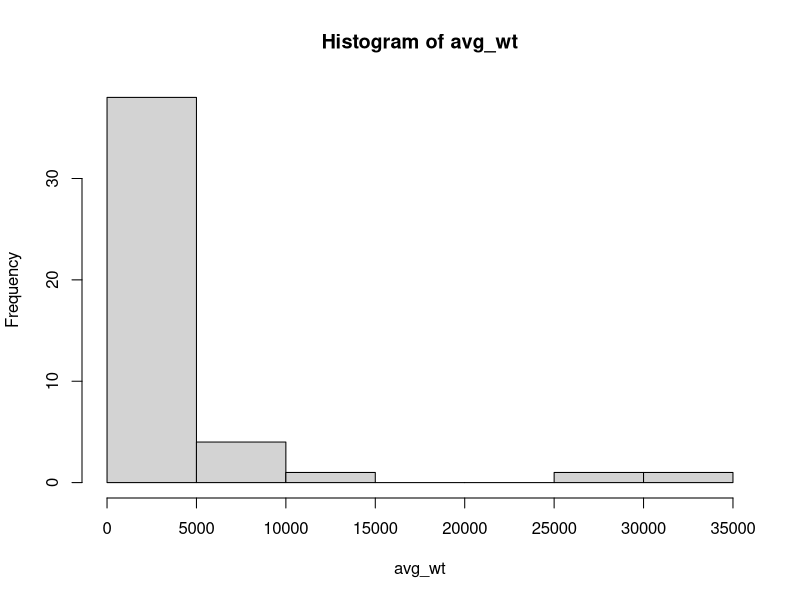
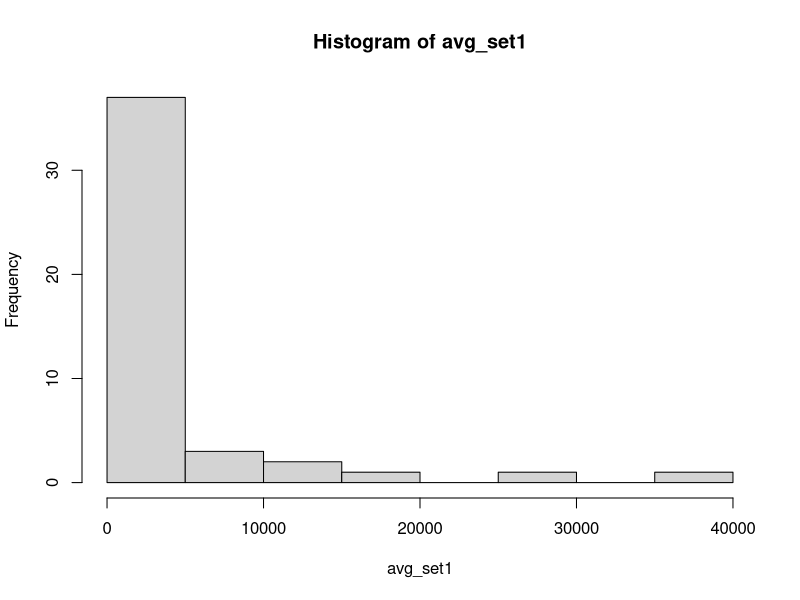

Reproduce these figures in R, in order.
## ---- chunk 1
expr_data <- read.table(
  file = "read-counts.csv",  # replace the path by the yours
  header = TRUE, sep = ",", row.names = 1
)
## ---- chunk 2
class(expr_data)
## ---- chunk 3
expr_mat <- as.matrix(expr_data)
## ---- chunk 4
dim(expr_mat)
## ---- chunk 5
colnames(expr_mat)
rownames(expr_mat)
## ---- chunk 6
expr_wt <- expr_mat[, paste0("WT.", 1:10)]
head(expr_wt)
## ---- chunk 7
avg_wt <- rowMeans(expr_wt)
## ---- chunk 8
hist(avg_wt)
## ---- chunk 9
# matrix for the SET1 samples
expr_set1 <- expr_mat[, paste0("SET1.", 1:10)]
head(expr_wt) # show first lines

# average expression for each gene
avg_set1 <- rowMeans(expr_set1)

# histogram for the distribution check
hist(avg_set1)
## ---- chunk 10
diff_abs <- abs(avg_set1 - avg_wt)

max(diff_abs) # show the max value
which.max(diff_abs) # show the index of the max value
diff_abs[which.max(diff_abs)] # extract the max value by using its index
